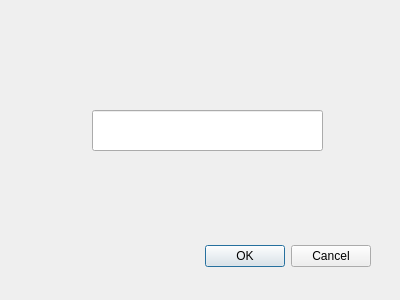
<?xml version="1.0" encoding="UTF-8"?>
<ui version="4.0">
 <class>Dialog</class>
 <widget class="QDialog" name="Dialog">
  <property name="geometry">
   <rect>
    <x>0</x>
    <y>0</y>
    <width>400</width>
    <height>300</height>
   </rect>
  </property>
  <property name="windowTitle">
   <string>Dialog</string>
  </property>
  <widget class="QDialogButtonBox" name="buttonBox">
   <property name="geometry">
    <rect>
     <x>30</x>
     <y>240</y>
     <width>341</width>
     <height>32</height>
    </rect>
   </property>
   <property name="orientation">
    <enum>Qt::Horizontal</enum>
   </property>
   <property name="standardButtons">
    <set>QDialogButtonBox::Cancel|QDialogButtonBox::Ok</set>
   </property>
  </widget>
  <widget class="QLineEdit" name="lineEdit">
   <property name="geometry">
    <rect>
     <x>92</x>
     <y>110</y>
     <width>231</width>
     <height>41</height>
    </rect>
   </property>
  </widget>
 </widget>
 <resources/>
 <connections>
  <connection>
   <sender>buttonBox</sender>
   <signal>accepted()</signal>
   <receiver>Dialog</receiver>
   <slot>accept()</slot>
   <hints>
    <hint type="sourcelabel">
     <x>248</x>
     <y>254</y>
    </hint>
    <hint type="destinationlabel">
     <x>157</x>
     <y>274</y>
    </hint>
   </hints>
  </connection>
  <connection>
   <sender>buttonBox</sender>
   <signal>rejected()</signal>
   <receiver>Dialog</receiver>
   <slot>reject()</slot>
   <hints>
    <hint type="sourcelabel">
     <x>316</x>
     <y>260</y>
    </hint>
    <hint type="destinationlabel">
     <x>286</x>
     <y>274</y>
    </hint>
   </hints>
  </connection>
 </connections>
</ui>
